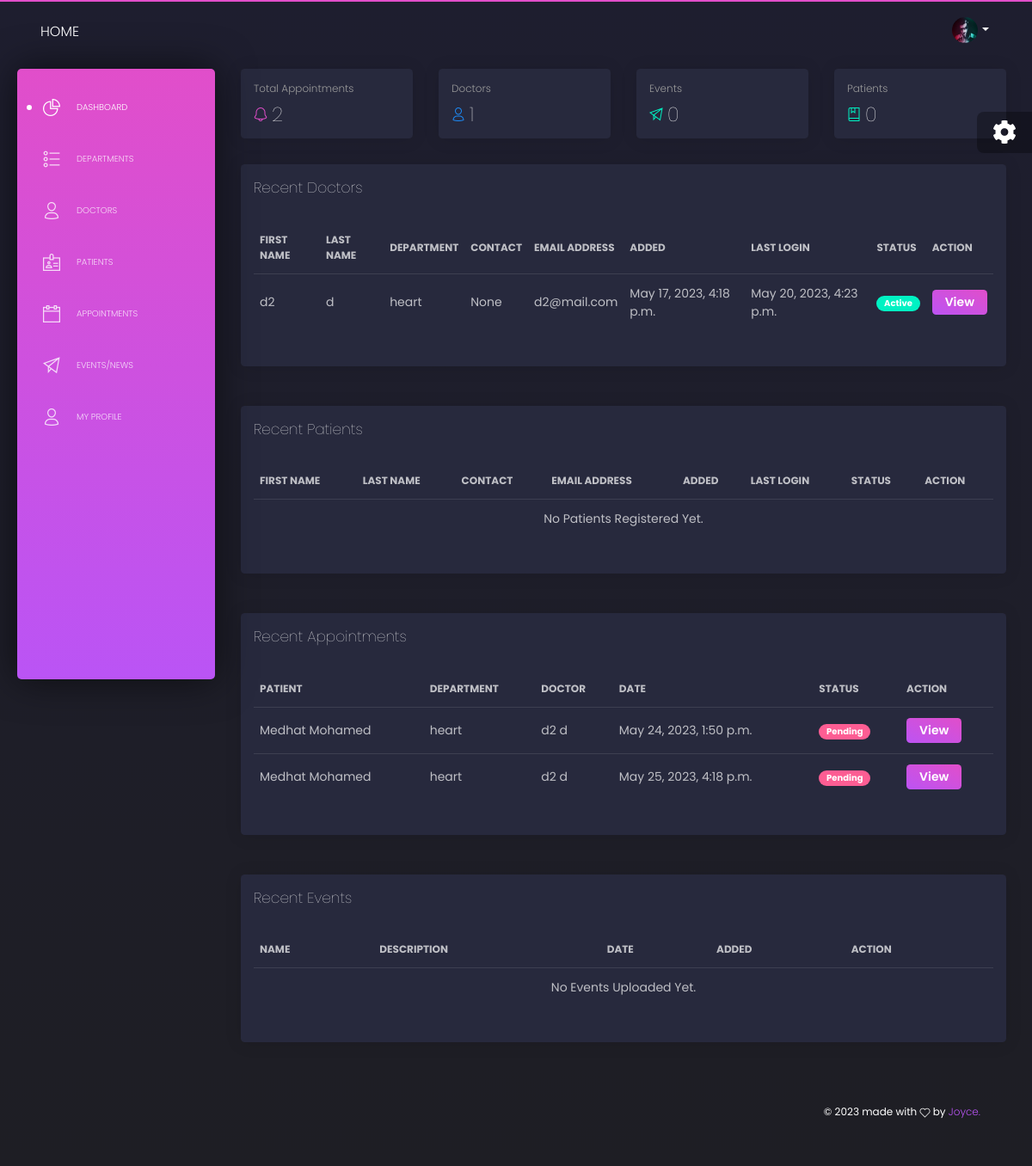
Page /admin-dashboard/ (signed in) on the earlier database version.
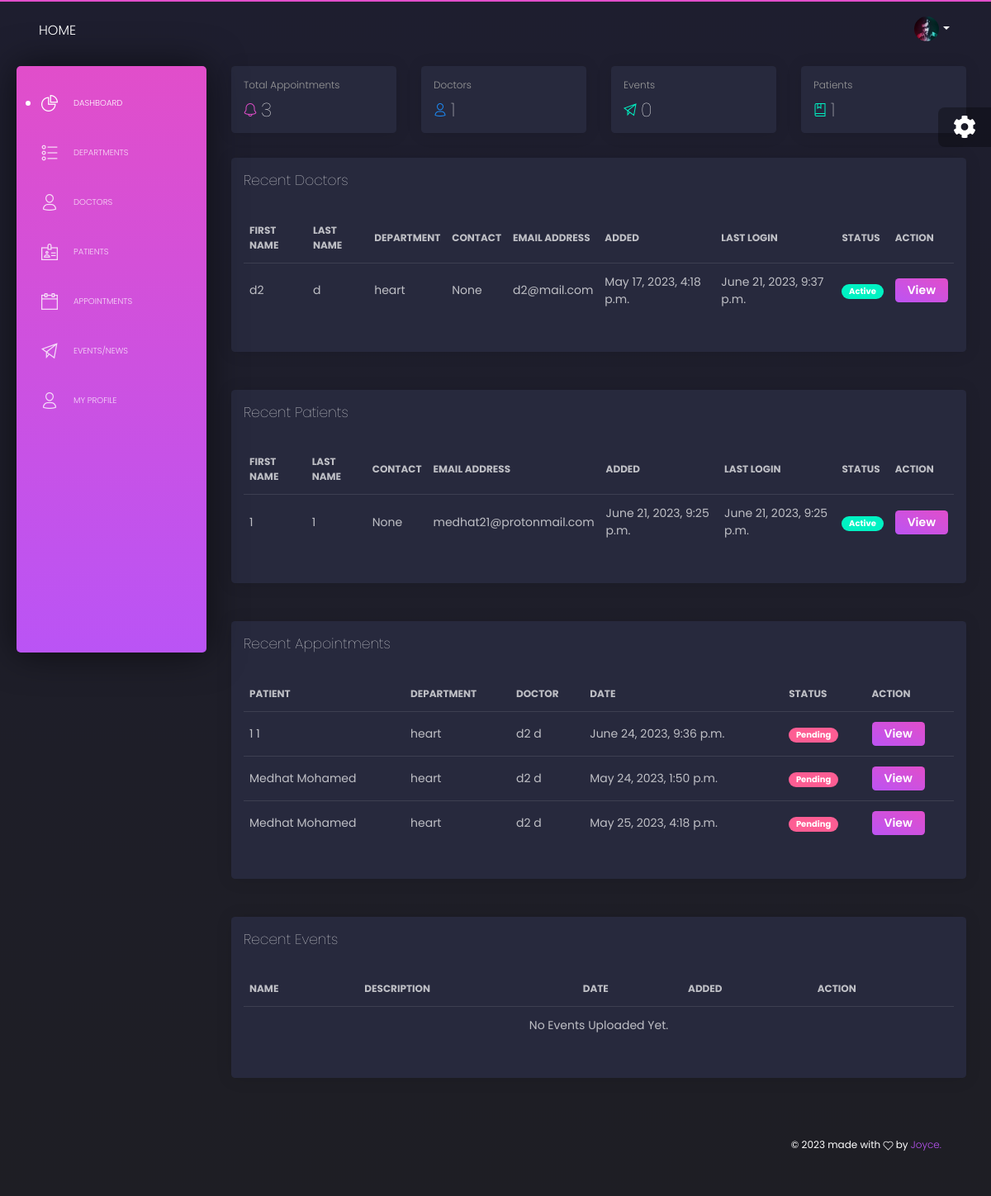
Same page on the later database version.
### users/models.py (models this page shows, shortened)
class UserAccount(AbstractUser):
    email = models.EmailField(unique=True)
    first_name = models.CharField(max_length=50)
    last_name = models.CharField(max_length=50)
    photo = models.ImageField(upload_to='users/profile-photos/', null=True)
    phone_number = models.CharField(max_length=50, null=True, blank=True)
    role = models.CharField(max_length=30,choices=ROLE_CHOICES,default='admin')
    gender = models.CharField(max_length=20, choices=GENDER_CHOICES, default='male')
    date_of_birth = models.DateField(null=True, blank=True)
    staff_id = models.CharField(max_length=50, null=True, blank=True)
    id_no = models.PositiveIntegerField(null=True, blank=True)
    specializations = models.ManyToManyField(Specialization, related_name='doctors', blank=True)
    is_available = models.BooleanField(default=True)
    department = models.ForeignKey(Department, on_delete=models.CASCADE, null=True, blank=True, related_name='users')
    bio = models.TextField(default='Aut maiores voluptates amet et quis praesentium qui senda para')
    USERNAME_FIELD = 'email'
    REQUIRED_FIELDS = ['first_name', 'last_name',]
    objects = UserAccountManager()

class CommonInfo(models.Model):
    created_at = models.DateTimeField(auto_now_add=True)
    last_update = models.DateTimeField(auto_now=True)
    class Meta:
        abstract = True

class Department(CommonInfo):
    name = models.CharField(max_length=254)
    description = models.TextField()
    cover_photo = models.ImageField(upload_to="departments/cover_photos/")
    created_at = models.DateTimeField(auto_now_add=True)
    last_update = models.DateTimeField(auto_now=True)
    class Meta:
        ordering = ('name',)

### core/models.py (models this page shows, shortened)
class CommonInfo(models.Model):
    created_at = models.DateTimeField(auto_now_add=True)
    last_update = models.DateTimeField(auto_now=True)
    class Meta:
        abstract = True

class Appointment(CommonInfo):
    department = models.ForeignKey(Department, on_delete=models.CASCADE, related_name='appointments', null=True, blank=True)
    doctor = models.ForeignKey(User, on_delete=models.CASCADE, limit_choices_to={'role': 'doctor'}, related_name='appointments_requested', blank=True, null=True)
    patient = models.ForeignKey(User, on_delete=models.CASCADE, related_name='appointments_made', null=True, blank=True)
    date = models.DateTimeField()
    name = models.CharField(max_length=255, null=True, blank=True)
    phone = models.CharField(max_length=255, null=True, blank=True)
    email = models.EmailField(max_length=255, null=True, blank=True)
    message = models.TextField(default='-')
    status = models.CharField(max_length=15, choices=STATUS_CHOICES, default='pending')
    confirmed_by = models.ForeignKey(User, on_delete=models.CASCADE, related_name='appointments_confirmed', blank=True, null=True)
    class Meta:
        unique_together = ('doctor', 'date', )

### dashboard/views/index.py (the view)
class DashboardTemplateView(DashboardView, TemplateView):
    template_name = 'dashboard/index.html'
    def get_context_data(self, **kwargs):
        appointments = Appointment.objects.all()
        doctors = User.objects.filter(role='doctor')
        events = Event.objects.all()
        patients = User.objects.filter(role='patient')
        staff = User.objects.filter(role='staff')
        context = super().get_context_data(**kwargs)
        context["appointments_count"] = appointments.count()
        context["events_count"] = events.count()
        context["doctors_count"] = doctors.count()
        context["patients_count"] = patients.count()
        context["staff_count"] = staff.count()
        context["recent_appointments"] = appointments.order_by('-pk')[:10]
        context["recent_events"] = events.order_by('-pk')[:10]
        context["recent_staff"] = staff.order_by('-pk')[:10]
        context["recent_doctors"] = doctors.order_by('-pk')[:10]
        context["recent_patients"] = patients.order_by('-pk')[:10]
        return context

### dashboard/views/index.py (called while the page is built)
    def test_func(self):
        user = self.request.user
        if user.is_staff or user.is_superuser or user.role == 'admin':
            return True
        return False

### templates/dashboard/index.html (shortened to what the changed rows need)
{% extends 'dashboard/base.html' %}
{% block content %}
        <div class="row">
          <div class="col-lg-3">
            <div class="card card-chart">
              <div class="card-header">
                <h5 class="card-category">Total Appointments</h5>
                <h3 class="card-title"><i class="tim-icons icon-bell-55 text-primary"></i>{{appointments_count}}</h3>
              </div>
            </div>
          </div>
          <div class="col-lg-3">
            <div class="card card-chart">
              <div class="card-header">
                <h5 class="card-category">Patients</h5>
                <h3 class="card-title"><i class="tim-icons icon-book-bookmark text-success"></i>{{patients_count}}</h3>
              </div>
            </div>
          </div>
        </div>
        <div class="row mb-3">
          <div class="col-md-12">
            <div class="card ">
              <div class="card-body">
                <div class="table-responsive">
                  <table class="table tablesorter " id="">
                    <thead class=" text-primary">
                      <tr>
                            <th>First Name</th>
                            <th>Last Name</th>
                            <th>Department</th>
                            <th>Contact</th>
                            <th>Email Address</th>
                            <th>Added</th>
                            <th>Last Login</th>
                            <th>Status</th>
                            <th>Action</th>
                      </tr>
                    </thead>
                    <tbody>
                      {% for doctor in recent_doctors %}
                        <tr>
                            <td>{{ doctor.first_name }} </td>
                            <td> {{ doctor.last_name }}</td>
                            <td> {{ doctor.department.name }}</td>
                            <td> {{ doctor.phone_number }}</td>
                            <td>{{ doctor.email }}</td>
                            <td> {{ doctor.date_joined }}</td>
                            <td> {{ doctor.last_login }}</td>
                            {% if doctor.is_active %}
                            <td>
                                <span class="badge badge-pill badge-success">Active</span>
                            </td>
                            {% else %}
                            <td>
                                <span class="badge badge-pill badge-danger">Inactive</span>
                            </td>
                            {% endif %}
                            <td>
                                <a href="{% url 'dashboard:doctors:doctor_details' doctor.pk %}">
                                    <button class="btn btn-primary btn-sm">View</button>
                                </a>
                            </td>
                        </tr>
                        {% empty %}
                            <tr class="text-center">
                                <td colspan="10">No Doctors Registered Yet.</td>
                            </tr>
                        {% endfor %}
                    </tbody>
                  </table>
                </div>
              </div>
            </div>
          </div>
        </div>
        <div class="row mb-3">
          <div class="col-md-12">
            <div class="card ">
              <div class="card-body">
                <div class="table-responsive">
                  <table class="table tablesorter " id="">
                    <thead class=" text-primary">
                      <tr>
                            <th>First Name</th>
                            <th>Last Name</th>
                            <th>Contact</th>
                            <th>Email Address</th>
                            <th>Added</th>
                            <th>Last Login</th>
                            <th>Status</th>
                            <th>Action</th>
                      </tr>
                    </thead>
                    <tbody>
                      {% for patient in recent_patients %}
                        <tr>
                            <td>{{ patient.first_name }} </td>
                            <td> {{ patient.last_name }}</td>
                            <td> {{ patient.phone_number }}</td>
                            <td>{{ patient.email }}</td>
                            <td> {{ patient.date_joined }}</td>
                            <td> {{ patient.last_login }}</td>
                            {% if patient.is_active %}
                            <td>
                                <span class="badge badge-pill badge-success">Active</span>
                            </td>
                            {% else %}
                            <td>
                                <span class="badge badge-pill badge-danger">Inactive</span>
                            </td>
                            {% endif %}
                            <td>
                                <a href="{% url 'dashboard:patients:patient_details' patient.pk %}">
                                    <button class="btn btn-primary btn-sm">View</button>
                                </a>
                            </td>
                        </tr>
                        {% empty %}
                            <tr class="text-center">
                                <td colspan="10">No Patients Registered Yet.</td>
                            </tr>
                        {% endfor %}
                    </tbody>
                  </table>
                </div>
              </div>
            </div>
          </div>
        </div>
        <div class="row mb-3">
          <div class="col-md-12">
            <div class="card ">
              <div class="card-body">
                <div class="table-responsive">
                  <table class="table tablesorter " id="">
                    <thead class=" text-primary">
                      <tr>
                            <th>Patient</th>
                            <th>Department</th>
                            <th>Doctor</th>
                            <th>Date</th>
                            <th>Status</th>
                            <th>Action</th>
                      </tr>
                    </thead>
                    <tbody>
                      {% for appointment in recent_appointments %}
                        <tr>
                            <td> {{ appointment.name }}</td>
                            <td> {{ appointment.department.name}}</td>
                            <td> {{ appointment.doctor.get_full_name }}</td>
                            <td> {{ appointment.date }}</td>
                            {% if appointment.is_confirmed %}
                            <td>
                                <span class="badge badge-pill badge-success">Confirmed</span>
                            </td>
                            {% else %}
                            <td>
                                <span class="badge badge-pill badge-danger">Pending</span>
                            </td>
                            {% endif %}
                            <td>
                                <a href="{% url 'dashboard:appointments:appointment_details' appointment.pk %}">
                                    <button class="btn btn-primary btn-sm">View</button>
                                </a>
                        </tr>
                        {% empty %}
                            <tr class="text-center">
                                <td colspan="10">No Appointments Requested Yet.</td>
                            </tr>
                        {% endfor %}
                    </tbody>
                  </table>
                </div>
              </div>
            </div>
          </div>
        </div>
        <div class="row mb-3">
          <div class="col-md-12">
            <div class="card ">
              <div class="card-body">
                <div class="table-responsive">
                  <table class="table tablesorter " id="">
                    <thead class=" text-primary">
                      <tr>
                            <th>Name</th>
                            <th>Description</th>
                            <th>Date</th>
                            <th>Added</th>
                            <th>Action</th>
                      </tr>
                    </thead>
                  </table>
                </div>
              </div>
            </div>
          </div>
        </div>
{% endblock %}

Differences in the rows shown:
changed UserAccount "d2@mail.com": last_login "May 20, 2023, 4:23 p.m." → "June 21, 2023, 9:37 p.m."
added UserAccount: first_name "1", last_name "1", phone_number "None", email "medhat21@protonmail.com", date_joined "June 21, 2023, 9:25 p.m.", last_login "June 21, 2023, 9:25 p.m.", is_active "Active", shown under "Recent Patients"
added Appointment: name "1 1", department.name "heart", doctor.get_full_name "d2 d", date "June 24, 2023, 9:36 p.m."
Other differences:
{{ appointments_count }}: "2" → "3"
{{ patients_count }}: "0" → "1"
text no longer shown: "No Patients Registered Yet."
